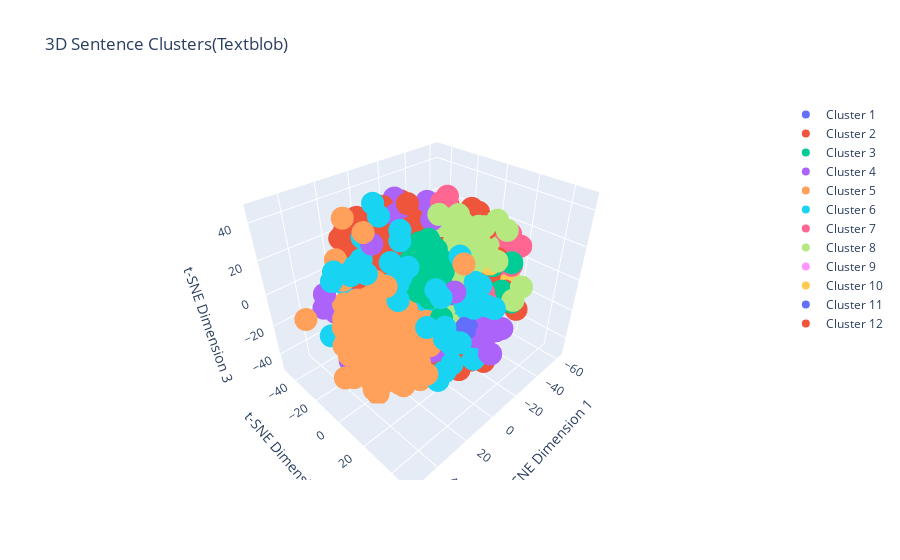

Notebook cell for this chart:
### Code cell
# Perform t-SNE dimensionality reduction for 3D visualization
perplexity_value = min(30, len(sentence_vectors_testblob) - 1)
tsne_3d = TSNE(n_components=3,perplexity=perplexity_value, random_state=0)
reduced_vectors_3d = tsne_3d.fit_transform(sentence_vectors_testblob)

# 3D Scatter plot
fig = go.Figure()

for i in range(num_clusters):
    indices = labels_textblob == i
    fig.add_trace(go.Scatter3d(
        x=reduced_vectors_3d[indices, 0],
        y=reduced_vectors_3d[indices, 1],
        z=reduced_vectors_3d[indices, 2],
        mode='markers',
        name=f'Cluster {i+1}'
    ))

fig.update_layout(title='3D Sentence Clusters(Textblob)',
                  scene=dict(xaxis_title='t-SNE Dimension 1',
                             yaxis_title='t-SNE Dimension 2',
                             zaxis_title='t-SNE Dimension 3'))
fig.show()
